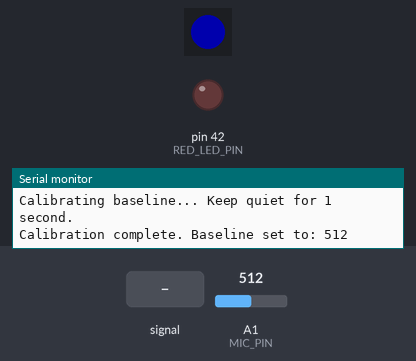
Bench run of a sketch on a simulated Arduino Mega 2560, built with avr-gcc and run on an emulated ATmega2560. Parts: 1 RGB LEDs in strip order, left to right, output pins drawn as LEDs (lit = HIGH), the last lines printed to the serial monitor. The inputs (shaded band) are chosen by the test bench; at power-on: A1 (MIC_PIN) = 512. Dim RGB values are drawn brighter than linear.

Above: at 1.1 s.
At 2.7 s:
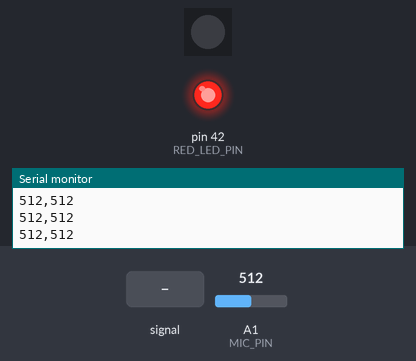
2.8 s: A1 (MIC_PIN) fed a 200 Hz sine of ±81 counts around its level
At 3.36 s:
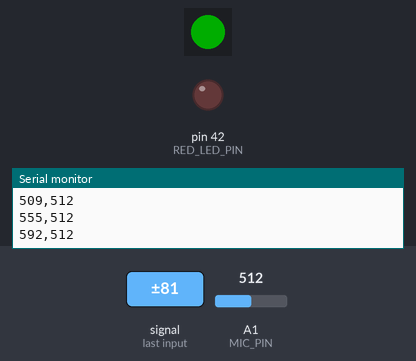
Timing chart, 0 to 11.8 s (numbered marks = the images above; inputs shaded):
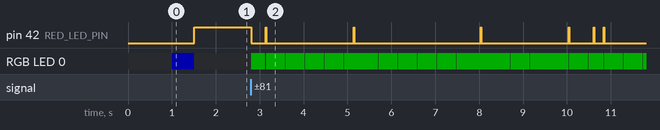

The sketch:

Sound_detection_module.ino
```cpp
#include <Adafruit_NeoPixel.h>

#define MIC_PIN 1
#define LED_PIN 48        // Onboard NeoPixel
#define RED_LED_PIN 42     // NEW: External Red LED pin
#define NUM_LEDS 1
#define SENSITIVITY 10    // ADJUST THIS: How far from baseline triggers the Green LED

Adafruit_NeoPixel rgb(NUM_LEDS, LED_PIN, NEO_GRB + NEO_KHZ800);

int baseline = 0;

void setup() {
  Serial.begin(115200);

  // Initialize NeoPixel
  rgb.begin();
  rgb.setBrightness(50);
  rgb.show();

  // NEW: Initialize the external Red LED
  pinMode(RED_LED_PIN, OUTPUT);
  digitalWrite(RED_LED_PIN, LOW);

  // --- Auto-Calibration Phase ---
  Serial.println("Calibrating baseline... Keep quiet for 1 second.");
  long sum = 0;
  int samples = 100;
  for (int i = 0; i < samples; i++) {
    sum += analogRead(MIC_PIN);
    delay(10);
  }
  baseline = sum / samples;
  Serial.print("Calibration complete. Baseline set to: ");
  Serial.println(baseline);

  // Flash Blue to indicate calibration is done
  rgb.setPixelColor(0, rgb.Color(0, 0, 255));
  rgb.show();
  delay(500);
  rgb.setPixelColor(0, rgb.Color(0, 0, 0));
  rgb.show();
}

void loop() {
  int value = analogRead(MIC_PIN);

  // Calculate absolute distance from the established baseline
  int deviation = abs(value - baseline);

  // Send BOTH the raw value and the baseline for your Python plot
  Serial.print(value);
  Serial.print(",");
  Serial.println(baseline);

  if (deviation > SENSITIVITY) {
    // Loud sound detected — blink green, turn OFF red
    digitalWrite(RED_LED_PIN, LOW);
    rgb.setPixelColor(0, rgb.Color(0, 255, 0));
    rgb.show();
    delay(100);
    rgb.setPixelColor(0, rgb.Color(0, 0, 0));
    rgb.show();
  } else {
    // Sound is too low — turn ON red
    digitalWrite(RED_LED_PIN, HIGH);
  }

  delay(10);
}
```
